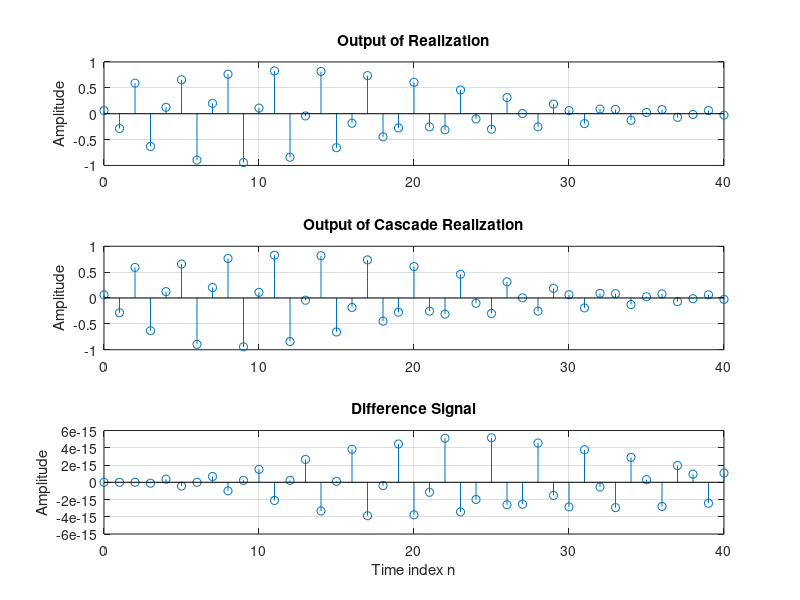

Recreate this plot in MATLAB.
clf;
% (H) y[n]+1.6 y[n ? 1] + 2.28 y[n ? 2] + 1.325 y[n ? 3] + 0.68 y[n ? 4] = 0.06 x[n] ? 0.19 x[n ? 1] + 0.27 x[n ? 2] ? 0.26 x[n ? 3] + 0.12 x[n ? 4]
num = [0.06 -0.19 0.27 -0.26 0.12];
den = [1 1.6 2.28 1.325 0.68];
% stage 1: y1[n]+0.9 y1[n ? 1] + 0.8 y1[n ? 2] = 0.3 x[n] ? 0.2 x[n ? 1] + 0.4 x[n ? 2]
num1 = [0.3 -0.2 0.4];
den1 = [1 0.9 0.8];
% stage 2: y2[n]+0.7 y2[n ? 1] + 0.85 y2[n ? 2] = 0.2 y1[n] ? 0.5 y1[n ? 1] + 0.3 y1[n ? 2]
num2 = [0.2 -0.5 0.3];
den2 = [1 0.7 0.85];

n = 0:40;
x = [1 zeros(1,40)];

y1 = filter(num1,den1,x);
y2 = filter(num2,den2,y1);

y = filter(num,den,x);

d = y - y2;

% Draw
subplot(3,1,1);
stem(n,y);
ylabel('Amplitude');
title('Output of Realization'); grid;
subplot(3,1,2);
stem(n,y2)
ylabel('Amplitude');
title('Output of Cascade Realization'); grid;
subplot(3,1,3);
stem(n,d)
xlabel('Time index n');ylabel('Amplitude');
title('Difference Signal'); grid;


